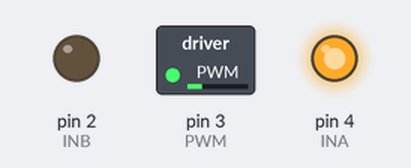
The sketch below on a simulated Arduino Uno, built with avr-gcc and run on an emulated ATmega328P. Parts: switched loads named in the sketch (green lamp = pin HIGH), output pins drawn as LEDs (lit = HIGH). What the sketch prints to the serial monitor is not drawn.

Above: at 0.1 s.
Timing chart, 0 to 1.6 s (numbered marks = the images above):
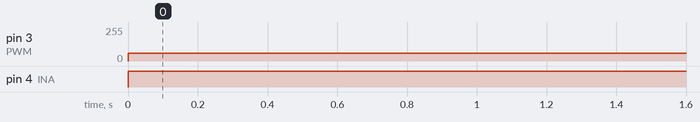

Measured:
- by itself, pin 3 (PWM): 0/255 → 60/255 at 0.00 s
- by itself, pin 4 (INA): LOW → HIGH at 0.00 s

The sketch:

Testcode.ino
```cpp
// Code to ensure motor runs and that hall effect sensor is working

// Define pins

#define INA 4 // drives motor clcokwise when high, pin 2 Brown wire
#define INB 2 // drives motor counter - clockwise when high, pin 4 orange wire
#define PWM 3 // output the pwm to pin 3 Yellow wire
#define HALL 5 // Hall effect sensor input pin 5


volatile long pulseCount = 0; // number of pulses counted

// Interrupt function for Hall sensor
void hallISR() {
  pulseCount++;
}

void setup() {
  pinMode(INA, OUTPUT);
  pinMode(INB, OUTPUT);
  pinMode(PWM, OUTPUT);
  pinMode(HALL, INPUT_PULLUP);


  // Attach interrupt for Hall sensor (falling edge)
  attachInterrupt(digitalPinToInterrupt(HALL), hallISR, FALLING);

  Serial.begin(9600);
}

void loop() {
  // Example: run motor forward at half speed
  digitalWrite(INA, HIGH);
  digitalWrite(INB, LOW);
  analogWrite(PWM, 60); // 0-255 PWM

  // Print rotation count every second
  Serial.print("Pulses: ");
  Serial.println(pulseCount);
  delay(1000);
}
```
